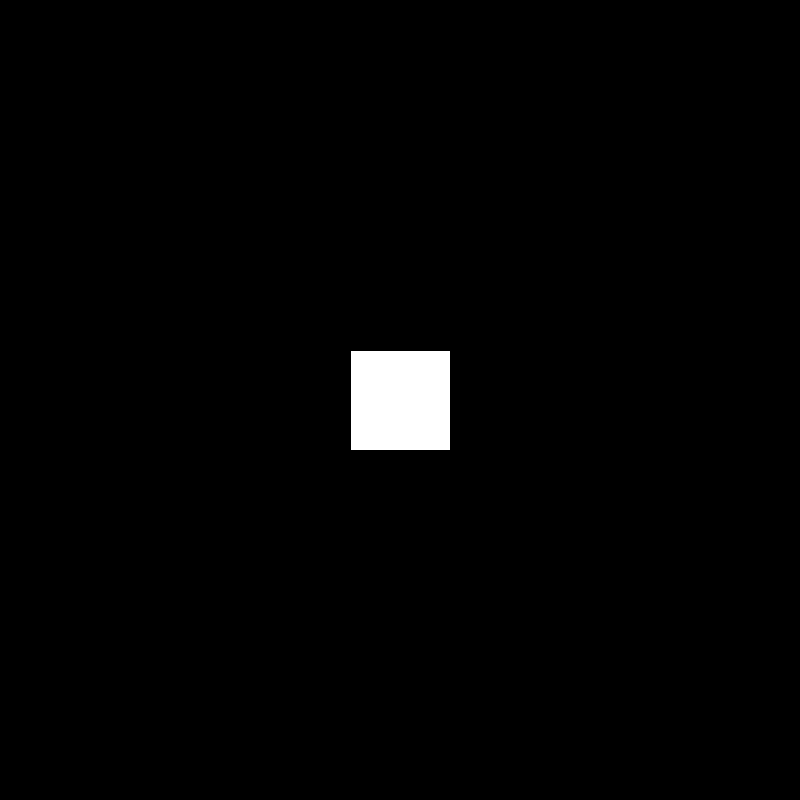
Frame 1 (no input)
Frame 60 (the mouse pressed at the canvas centre just before this capture): identical to frame 1, image omitted
Frame 120 (the mouse held since frame 60 and released just before this capture): identical to frame 1, image omitted

The Processing sketch that drew this single still picture (run headless with seeded random() and noise(); from frame 60 on, the mouse is pressed at the canvas centre):

// Processing sketch: opdr_12_6
// ── opdr_12_6.pde
int x = 350;
int y = 350;

void setup(){
  size(800,800);
}

void draw(){
  background(0);
  rect(x,y,100,100);
}

void keyPressed(){
  if(keyCode == 37 && x >= 10){
    x -= 10;
  }
  if(keyCode == 38 && y >= 10){
    y -= 10;
  }
  if(keyCode == 39 && x <= 690){
    x += 10;
  }
  if(keyCode == 40 && y <= 690){
    y += 10;
  }
}
